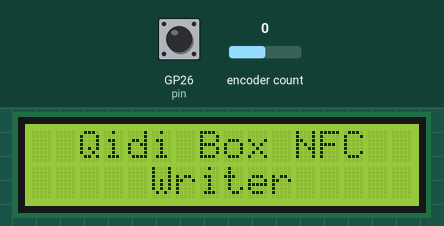
Simulated run of this program. Board: Raspberry Pi Pico running CircuitPython. Parts: 16×2 character LCD. The inputs (shaded band) are chosen by the test bench; at power-on: GP26 (pin) HIGH, encoder count 0. What the program prints to the serial console is not drawn.

Above: at 1.2 s.
1.3 s: GP26 (pin) pulled LOW for 0.15 s
At 1.6 s:
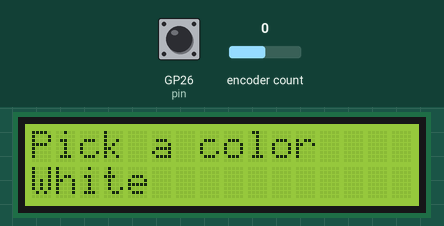
2.9 s: encoder count set to 1
At 3.7 s:
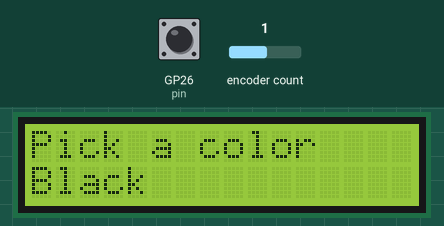
4.4 s: encoder count set to 2
At 4.7 s:
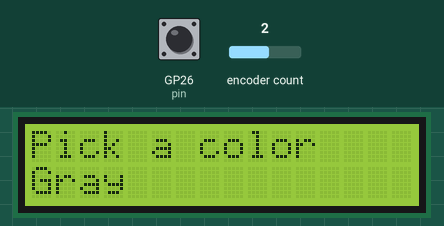
5.9 s: GP26 (pin) pulled LOW for 1 s
At 6.7 s:
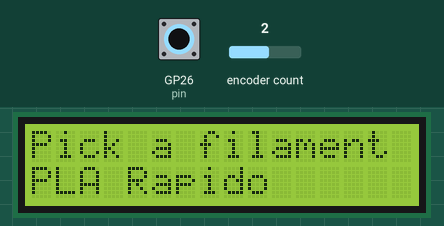
8.4 s: GP26 (pin) pulled LOW for 0.15 s
At 8.8 s:
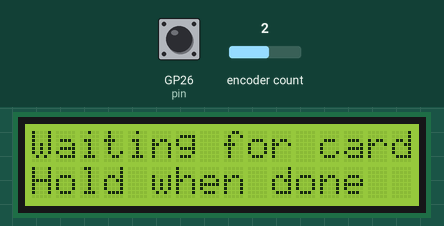
Timing chart, 0 to 10.1 s (numbered marks = the images above; inputs shaded):
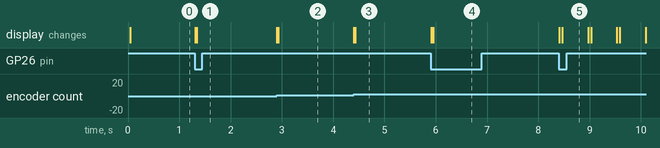

The program:

code.py
```python
import board
import busio
import time
import digitalio
import rotaryio

import adafruit_character_lcd.character_lcd as characterlcd

from adafruit_pn532.adafruit_pn532 import MIFARE_CMD_AUTH_A
from adafruit_pn532.adafruit_pn532 import MIFARE_CMD_AUTH_B
from adafruit_pn532.uart import PN532_UART
from adafruit_debouncer import Debouncer

from materials import Materials
from filament_colors import FilamentColors

currentFilament=[0x0, 0x0]

mat=Materials()

fil=FilamentColors()

encoder = rotaryio.IncrementalEncoder(board.GP27, board.GP28)
last_position = None

"""
while True:
    position = encoder.position
    if last_position is None or position != last_position:
        print(position)
    last_position = position
"""
pin = digitalio.DigitalInOut(board.GP26)
pin.direction = digitalio.Direction.INPUT
pin.pull = digitalio.Pull.UP
switch = Debouncer(pin)

uart = busio.UART(board.GP0, board.GP1, baudrate=115200, timeout=0.1)
pn532 = PN532_UART(uart, debug=False)

pn532.SAM_configuration()

lcd_columns = 16
lcd_rows = 2

lcd_rs = digitalio.DigitalInOut(board.GP15)
lcd_en = digitalio.DigitalInOut(board.GP14)
lcd_d7 = digitalio.DigitalInOut(board.GP10)
lcd_d6 = digitalio.DigitalInOut(board.GP11)
lcd_d5 = digitalio.DigitalInOut(board.GP12)
lcd_d4 = digitalio.DigitalInOut(board.GP13)
lcd_backlight = digitalio.DigitalInOut(board.GP9)
lcd = characterlcd.Character_LCD_Mono(
    lcd_rs, lcd_en, lcd_d4, lcd_d5, lcd_d6, lcd_d7, lcd_columns, lcd_rows, lcd_backlight
)

STATE_IDLE = 0
STATE_FIL = 1
STATE_COLOR = 2
STATE_MAT = 3
STATE_WRITE = 4
STATE_READ = 5
state=STATE_IDLE
lcd.clear()
stateChanged=True

debug=True
def setMessage(line1, line2):
    if (debug):
        print(line1)
        print(line2)
    lcd.clear()
    lcd.message = "{}\n{}".format(line1, line2)

def authenticate(uid):
    key = b"\xff\xff\xff\xff\xff\xff"
    authenticated = False
    authenticated = pn532.mifare_classic_authenticate_block(
            uid, 4, MIFARE_CMD_AUTH_A, key
        )
    if (authenticated is False):
        authenticated = pn532.mifare_classic_authenticate_block(
            uid, 4, MIFARE_CMD_AUTH_B, key
        )
    return authenticated

def readBlock(block):
    setMessage("Waiting for card to read", "")
    while True:
        # Check if a card is available to read
        uid = pn532.read_passive_target(timeout=0.5)
        # Try again if no card is available.

        if uid is not None:
            print(authenticate(uid))
            return pn532.mifare_classic_read_block(block)
            break
        time.sleep(0.5)

def writeBlock(block, data):
    global state
    global stateChanged
    wrote=False

    while (state==STATE_WRITE):
        try:
            setMessage("Waiting for card to write", "Hold when done")
            # Check if a card is available to read
            uid = pn532.read_passive_target(timeout=0.5)
            # Try again if no card is available.
            if uid is not None:
                authenticate(uid)
                wrote=pn532.mifare_classic_write_block(block, data)
                if (wrote):
                    setMessage("Wrote to NFC","")
                else:
                    setMessage("Write failed","")
                time.sleep(1)
                """
                counter=0
                while (state==STATE_WRITE and counter<40):
                    time.sleep(0.1)
                    counter=counter+1
                """
            switch.update()
            fell=switch.fell
            #print("{}: {}".format(time.time(),fell))
            if (fell):
                state=STATE_IDLE
                stateChanged=True
        except Exception as e:
            setMessage("Error occurred.", "Try again.")
            time.sleep(1)


while True:
    if (state==STATE_IDLE):
        if (stateChanged):
            stateChanged=False
            setMessage("  Qidi Box NFC","     Writer")
        switch.update()
        if (switch.fell):
            state=STATE_FIL
            stateChanged=True
    if (state==STATE_FIL):
        if(stateChanged):
            stateChanged=False
            encoder.position=0
            last_position=0
            setMessage("Pick a color",fil.colors[encoder.position][fil.colorName])
        position=encoder.position
        if (position!=last_position):
            last_position=position
            if (last_position>=fil.length):
                last_position=0
                encoder.position=last_position
            elif (last_position<0):
                last_position=fil.length-1
                encoder.position=last_position
            setMessage("Pick a color",fil.colors[encoder.position][fil.colorName])

            #set neopixel color to fil.colors[encoder.position][fil.colorValue]
        switch.update()
        if (switch.fell):
            currentFilament[0]=fil.colors[encoder.position][fil.colorCode]
            stateChanged=True
            state=STATE_MAT
    if (state==STATE_MAT):
        if(stateChanged):
            stateChanged=False
            encoder.position=0
            last_position=0
            setMessage("Pick a filament",mat.materials[encoder.position][mat.materialName])
        position=encoder.position
        if (position!=last_position):
            last_position=position
            if (last_position>=mat.length):
                last_position=0
                encoder.position=last_position
            elif (last_position<0):
                last_position=mat.length-1
                encoder.position=last_position
            setMessage("Pick a filament",mat.materials[encoder.position][mat.materialName])

        switch.update()
        if (switch.fell):
            currentFilament[1]=mat.materials[encoder.position][mat.materialCode]
            stateChanged=True
            state=STATE_WRITE
    if(state==STATE_WRITE):
        if (stateChanged):
            stateChanged=False
            material=currentFilament[1]
            color=currentFilament[0]
            manufacturer=1
            data = bytearray(16)
            data[0:16] = b"\x00\x00\x01\x00\x00\x00\x00\x00\x00\x00\x00\x00\x00\x00\x00\x00"
            data[0]=material
            data[1]=color
            """
                writeBlock will set the state to STATE_IDLE when done
                and won't return until then
            """
            writeBlock(4,data)
```

materials.py
```python
class Materials:

    def __init__(self):
        self.materialName=0
        self.materialCode=1
        self.materials=[
            ["PLA Rapido", 1],
            ["PLA Basic", 7],
            ["PLA Matte", 2],
            ["PLA Metal", 3],
            ["PLA Silk", 4],
            ["PETG Basic", 39],
            ["PETG Tough", 40],
            ["PETG Rapido", 41],
            ["PETG Translucent", 45],
            ["ABS", 11],
            ["TPU", 50],
            ["TPU-Aero", 49],
            ["PLA-CF", 5],
            ["PLA-Wood", 6],
            ["PLA Matte Basic", 8],
            ["PET-CF", 37],
            ["PET-GF", 38],
            ["PETG-CF", 42],
            ["PETG-GF", 43],
            ["ABS-GF", 12],
            ["ABS-Metal", 13],
            ["ABS-Odorless", 14],
            ["ASA", 18],
            ["ASA-AERO", 19],
            ["UltraPA", 24],
            ["PA-CF", 25],
            ["UltraPA-CF25", 26],
            ["PA12-CF", 27],
            ["PAHT-CF", 30],
            ["PAHT-GF", 31],
            ["Support for PAHT", 32],
            ["Support for PET/PA", 33],
            ["PC/ABS-FR", 34],
            ["PPS-CF", 44],
            ["PVA", 47]
        ]
        self.length=len(self.materials)

    def getByNumber(self, number):
        for material in self.materials:
            if (material[1] == number):
                return material[0]
        return

    def getByPlace(self, place):
        return self.materials[place]

    def getByMaterial(self, filament):
        for material in self.materials:
            if (material[0] == filament):
                return material
        return
```

filament_colors.py
```python
class FilamentColors:

    def __init__(self):
        self.colorName=0
        self.colorValue=1
        self.colorCode=2
        self.colors=[
            ["White", 0xFAFAFA, 1],
            ["Black", 0x060606, 2],
            ["Gray", 0xD9E3ED, 3],
            ["Bright Green", 0x5CF30F, 4],
            ["Green", 0x63E492, 5],
            ["Blue", 0x2850FF, 6],
            ["Pink", 0xFE98FE, 7],
            ["Dark Yellow", 0xDFD628, 8],
            ["Dark Green", 0x228332, 9],
            ["Light Blue", 0x99DEFF, 10],
            ["Dark Blue", 0x1714B0, 11],
            ["Lavendar", 0xCEC0FE, 12],
            ["Pea Green", 0xCADE4B, 13],
            ["Med Dark Blue", 0x1353AB, 14],
            ["Med Light Blue", 0x5EA9FD, 15],
            ["Purple", 0xA878FF, 16],
            ["Salmon", 0xFE717A, 17],
            ["Bright Orange", 0xFF362D, 18],
            ["Darker Gray", 0xE2DFCD, 19],
            ["Dark Gray", 0x898F9B, 20],
            ["Sand", 0x6E3812, 21],
            ["Khaki", 0xCAC59F, 22],
            ["Dark Orange", 0xF28636, 23],
            ["Light Brown", 0xB87F2B, 24]
        ]
        self.length=len(self.colors)

    def getByNumber(self,number):
        for color in self.colors:
            if (color[2]==number):
                return color
        return
```

Measured:
- after the input at 1.3 s, the display: first changes at once (image 1 shows a later state)
- after the input at 2.9 s, the display: first changes at once (image 2 shows a later state)
- after the input at 4.4 s, the display: first changes at once (image 3 shows a later state)
- after the input at 5.9 s, the display: first changes at once (image 4 shows a later state)
- after the input at 8.4 s, the display: first changes at once (image 5 shows a later state)
